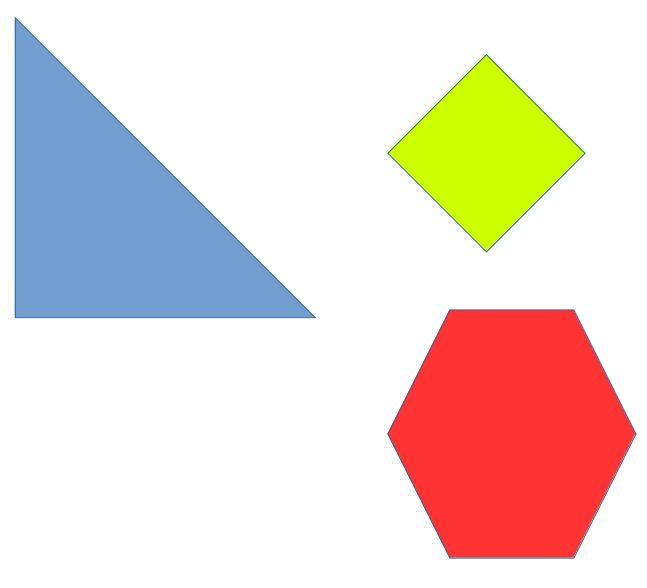
#> input picture day5/polygons.jpg, 647 x 588 px
$ python ps6_1.py   (older library calls are emulated)
#> lines starting #> are read from the running program, lines starting #| are printed output that depends on the picture; after the words box and inside, x2 and y2 are one past the last pixel; in counts of white or black regions, pixels touching at a corner belong together
#!/usr/bin/python
from __future__ import print_function
import numpy as np
import cv2
from matplotlib import pyplot as plt
import math

img=cv2.imread('polygons.jpg',-1)
#> img is the input picture: shape (588, 647, 3); mean B, G, R 211.4, 218.1, 234.6
img_gray=cv2.cvtColor(img, cv2.COLOR_BGR2GRAY)
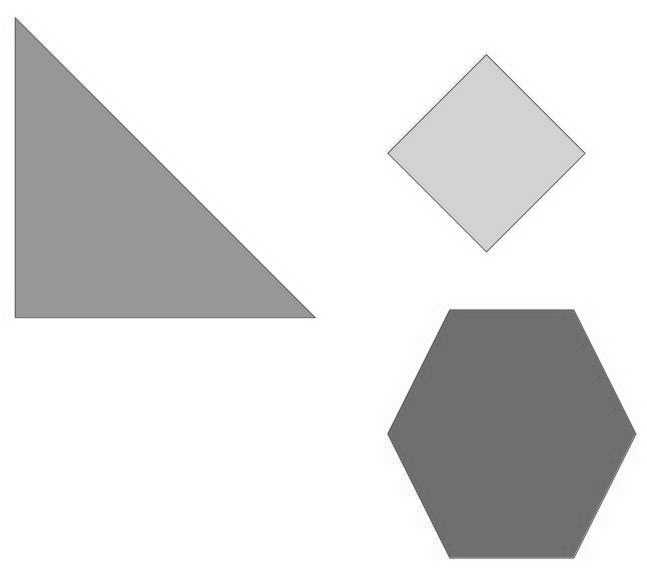
#> img_gray: shape (588, 647); min 71, max 255, mean 222.2
ret, img_new= cv2.threshold(img_gray, 210,255 , cv2.THRESH_BINARY_INV)
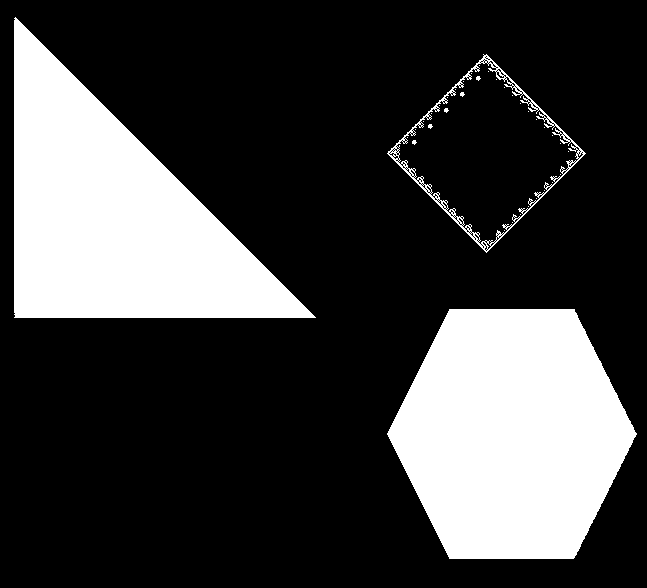
#> img_new: shape (588, 647); 24.9% white; 37 white regions (34 under 20 px)
image, contours, hierarchy = cv2.findContours(img_new,cv2.RETR_EXTERNAL,cv2.CHAIN_APPROX_SIMPLE)
#> contours = 3 contours; box (x1, y1, x2, y2) and area: (387, 309, 637, 559) 46436, (14, 17, 316, 318) 45296, (387, 54, 586, 253) 19616


for i in range(len(contours)):
    x,y,w,h=cv2.boundingRect(contours[i])
    imgX=np.array(img_gray[y:y+h, x:x+w])
    epsilon = (0.01*cv2.arcLength(contours[i],True))
    approx = cv2.approxPolyDP(contours[i],epsilon,True)
    pts_num=approx.shape[0]
    a=approx[1,0,:]- approx[0, 0,:]
    b=approx[pts_num-1,0,:]- approx[0, 0,:]
    CROSS=np.cross(a,b)
    DOT=np.dot(a,b)
    if DOT!=0:
        angle=math.degrees(math.atan(CROSS/DOT))
        print(angle)
    else:
        print(90)
    for j in range(1,pts_num-1):
        a=approx[j+1,0,:]- approx[j, 0,:]
        b=approx[j-1,0,:]- approx[j, 0,:]
        CROSS=np.cross(a,b)
        DOT=np.dot(a,b)
        if DOT!=0:
            angle=math.degrees(math.atan(CROSS/DOT))
            print(angle)
        else:
            print(90)
    a=approx[0,0,:]- approx[pts_num-1, 0,:]
    b=approx[pts_num-2,0,:]- approx[pts_num-1, 0,:]
    CROSS=np.cross(a,b)
    DOT=np.dot(a,b)
    if DOT!=0:
        angle=math.degrees(math.atan(CROSS/DOT))
        print(angle)
    else:
        print(90)
    # print(approx.shape)

    for i in approx:
        x,y = i.ravel()
        cv2.circle(img_gray,(x,y),10,0,-1)
    print("Next Polygon:")
#> this loop made 3 passes
#> (w, h, epsilon, approx, pts_num) on passes 2 to 3: (199, 199, 5.78, [[483, 54], [387, 153], [486, 252], [585, 153]], 4), (302, 301, 10.28, [[14, 18], [14, 317], [315, 317]], 3)
#> (w, h, epsilon, pts_num) on pass 1: (250, 250, 8.5, 6)
#> (printed output is left out)
#> pass 1, `imgX=np.array(img_gray[y:y+h, x:x+w])`:
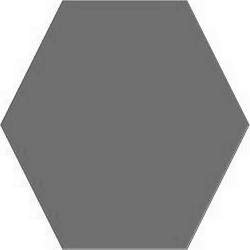
#> imgX: shape (250, 250); min 77, max 255, mean 147.8
#> pass 2, `imgX=np.array(img_gray[y:y+h, x:x+w])`:
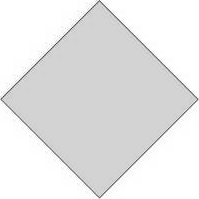
#> imgX: shape (199, 199); min 71, max 255, mean 230.8
#> pass 3, `imgX=np.array(img_gray[y:y+h, x:x+w])`:
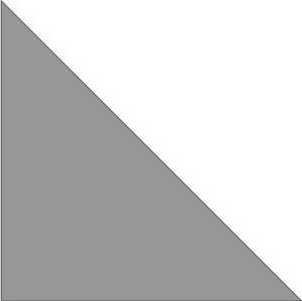
#> imgX: shape (301, 302); min 92, max 255, mean 202.3
#> after the loop:
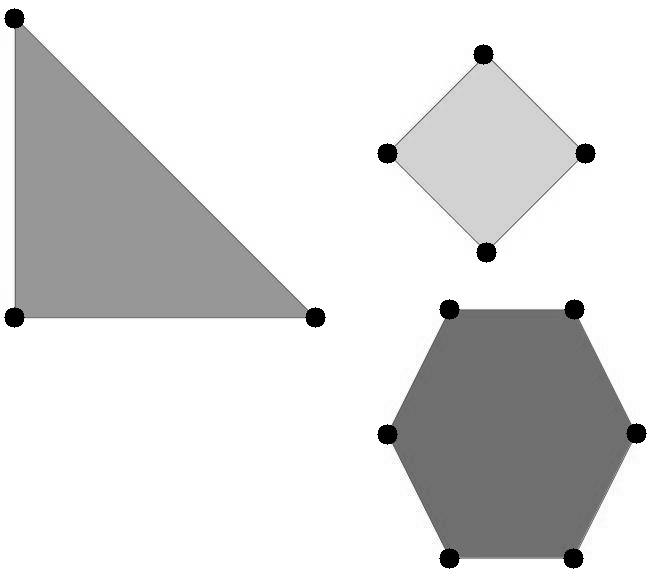
#> img_gray: shape (588, 647); 1.08% of pixels changed, all inside (x1, y1, x2, y2) = (4, 8, 647, 569)

cv2.imshow('image1',img_gray)
if cv2.waitKey(0)==27:
#> (key Esc is pressed here)
    cv2.destroyAllWindows()
